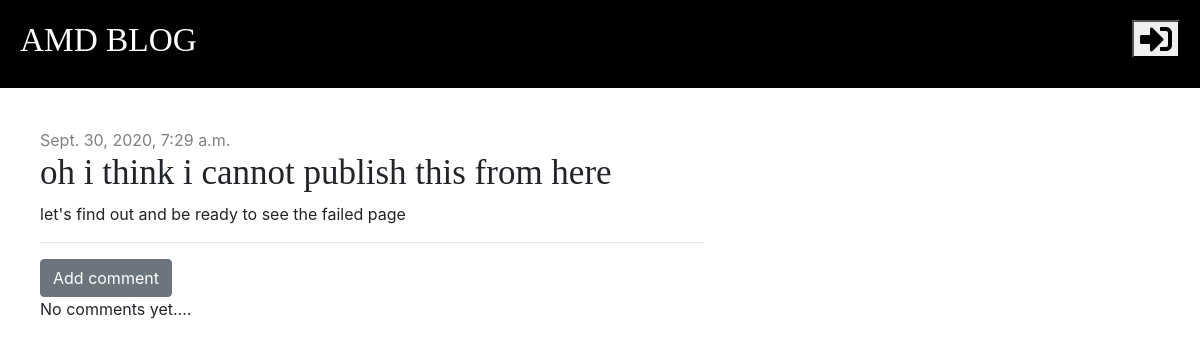
The page /post/26/ on the database its author committed.
### blog/models.py (models this page shows, shortened)
class Post(models.Model):
    author = models.ForeignKey('auth.User', on_delete=models.CASCADE)
    title = models.CharField(max_length=200)
    text = models.TextField()
    created_date = models.DateTimeField(default=timezone.now)
    published_date = models.DateTimeField(blank=True, null=True)

### blog/views.py (the view)
# urls.py: path('post/<int:pk>/', views.post_detail, name='post_detail'),
def post_detail(request, pk):
    post = get_object_or_404(Post, pk=pk)
    stuff_for_frontend = {'post': post}
    return render(request, 'blog/post_detail.html', stuff_for_frontend)

### blog/templates/blog/post_detail.html (shortened to what this page needs)
{% extends "blog/base.html" %}
{% block content %}
    <div class="post">
        {% if post.published_date %}
            <div class="date">
                {{ post.published_date }}
            </div>
        {% else %}
        <a href="{% url 'post_publish' pk=post.pk %}" class="btn btn-primary">Publish</a>
        {% endif %}
            <h1>{{ post.title }}</h1>
            <p>{{ post.text|linebreaksbr }}</p>
            <hr>
            <a href=" {% url 'add_comment_to_post' pk=post.pk %}" class="btn btn-secondary">Add comment</a>
            {% for comment in post.comments.all %}
                {% if user.is_authenticated or comment.approved %}
                <div class="comment">
                    <div class="date">
                        {{ comment.created_date }}
                    </div>
                </div>
                    {% if not comment.approved and user.is_superuser %}
                        <a href="{% url 'comment_approve' pk=comment.pk %}"><i class="fas fa-check"></i></a>
                        <a href="{% url 'comment_remove' pk=comment.pk %}" ><i class="fas fa-trash-alt"></i></a>
                    {% endif %}
                    <strong>{{ comment.author }}</strong>
                    <p>{{ comment.text }}</p>
                {% endif %}
            {% empty %}
                <p>No comments yet....</p>
            {% endfor %}
    </div>
{% endblock content %}

### blog/static/css/blog.css (style rules this page uses)
h1, h2, h3, h4 { font-family: 'Tinos', serif; font-size: 35px; }
.date { color: grey; }
.post { margin-bottom: 70px; }

### rows shown on the page
Post: published_date "Sept. 30, 2020, 7:29 a.m.", title "oh i think i cannot publish this from here", text "let's find out and be ready to see the failed page"
